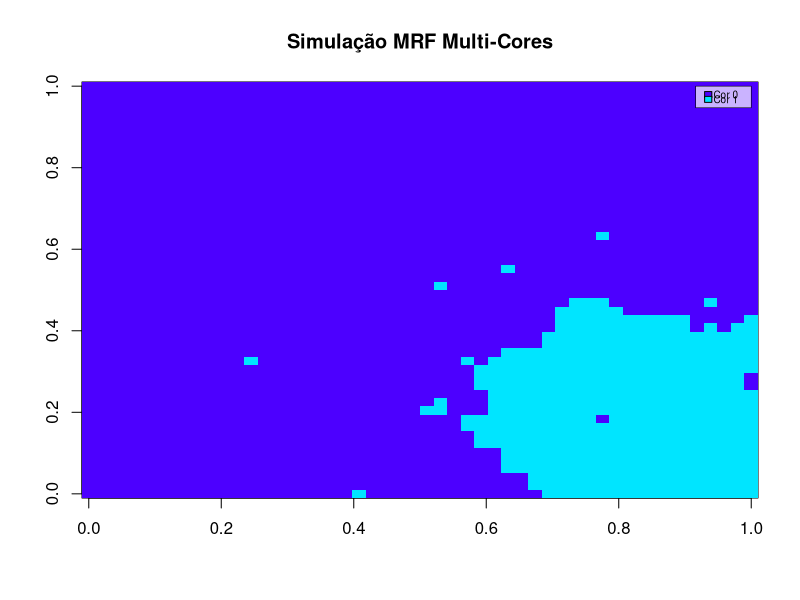

The R script that drew this image:

# Parâmetros do Modelo
grid_size <- 50      # Tamanho da imagem (50x50)
n_colors <- 2         # Cores
alpha <- -1.2       # Negativo para ser valorizar vizinhos iguais
betas <- c(0, -1.2)   # Penalização para cada cor
gammas <- c(0, 3) # Dummy da direção da penalização por centroide: negativo penaliza longe
centroide <- c(42, 10) # Coordenada do centroide
max_dist <- sqrt(2 * (grid_size/2)^2)
n_iterations <- 500000 # Sugestão do livro


### GERAÇÃO DA IMAGEM

# Aleatorizando o grid
grid <- matrix(sample(0:(n_colors-1), grid_size^2, replace = TRUE), nrow = grid_size)

# Contagem de vizinhos iguais
count_matches_by_color <- function(g, i, j, color) {
  res <- 0
  if(i > 1) res <- res + (g[i-1, j] == color)
  if(i < grid_size) res <- res + (g[i+1, j] == color)
  if(j > 1) res <- res + (g[i, j-1] == color)
  if(j < grid_size) res <- res + (g[i, j+1] == color)
  return(res)
}

# Troca de cores por reversibilidade
for(step in 1:n_iterations) {
  # Seleciona pixel aleatório
  i <- sample(1:grid_size, 1)
  j <- sample(1:grid_size, 1)
  
  energies <- rep(0, n_colors)
  dist_norm <- (sqrt((i - centroide[1])^2 + (j - centroide[2])^2) + 1) / max_dist
  
  for(color in 0:(n_colors-1)) {
    # Calcula a energia de cada cor
    energies[color + 1] <- - alpha * count_matches_by_color(grid, i, j, color) - betas[color + 1] - gammas[color + 1] * dist_norm
  }
  
  # Transforma as energias em probabilidade
  prob_colors <- exp(energies)/sum(exp(energies))
  
  # Critério de troca
  grid[i, j] <- sample(0:(n_colors-1), 1, prob = prob_colors)
  
}

# Gráfico
image(grid, col = topo.colors(n_colors), main = "Simulação MRF Multi-Cores")
legend("topright", 
       legend = paste("Cor", 0:(n_colors-1)), 
       fill = topo.colors(n_colors),
       cex = 0.6,           
       pt.cex = 0.8, 
       seg.len = 0,         
       x.intersp = 0.2,     
       y.intersp = 0.4,     
       text.width = 0.05,   
       bg = rgb(1,1,1,0.7), 
       box.lwd = 0.6, 
       inset = 0.01)


### Chute do centroide
c0_mean <- matrix(nrow = n_colors, ncol = 2)
c0_sd <- matrix(nrow = n_colors, ncol = 2)

for (c in 0:n_colors-1) {
  hor_matches = which(grid == c) %% 50
  ver_matches = which(t(grid) == c) %% 50
  c0_mean[c+1, 1] = mean(replace(hor_matches, which(hor_matches == c), 50))
  c0_mean[c+1, 2] = mean(replace(ver_matches, which(ver_matches == c), 50))
  c0_sd[c+1, 1] = sd(replace(hor_matches, which(hor_matches == c), 50))
  c0_sd[c+1, 2] = sd(replace(ver_matches, which(ver_matches == c), 50))
}

print(paste0("Centroide relacionado a cor ", which.min(rowMeans(c0_sd))-1, 
             " é (", round(c0_mean[which.min(rowMeans(c0_sd)),1]), 
             ", ", round(c0_mean[which.min(rowMeans(c0_sd)),2]), ")"))
